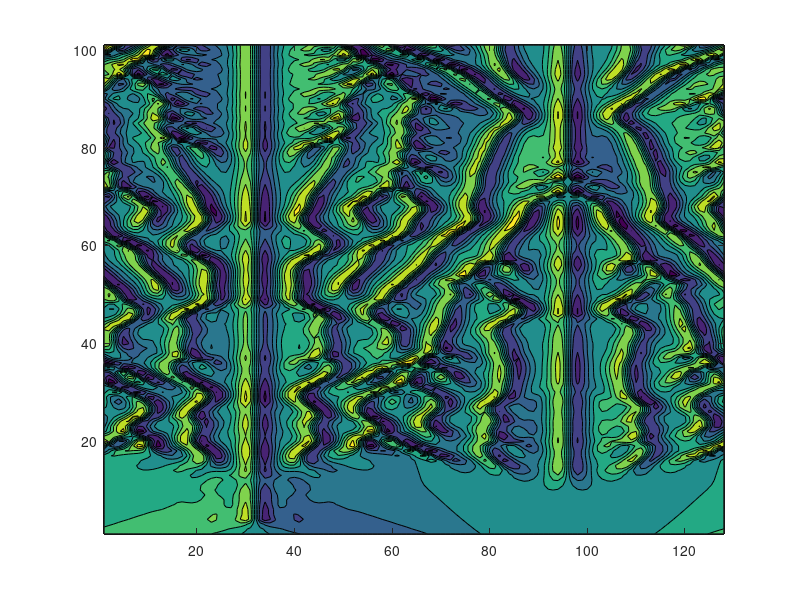

Here is the MATLAB script that generated this plot:
% Ssolution of Kuramoto-Sivashinsky equation by ETDRK4 scheme
%
% u_t = -u*u_x - u_xx - u_xxxx, periodic BCs on [0,32*pi]
% computation is based on v = fft(u), so linear term is diagonal
% compare p27.m in Trefethen, "Spectral Methods in MATLAB", SIAM 2000
% AK Kassam and LN Trefethen, July 2002
% [uu] = ETD_KassamTrefethen(M, h)
% N is the number of x-points, h is the time step length

%function [uu] = ETD_KT(N, h)


% Spatial grid and initial condition:
N = 2^7;
x = 32*pi*(1:N)'/N;
u = cos(x/16).*(1+sin(x/16));
v = fft(u);

% Precompute various ETDRK4 scalar quantities:
h = 0.01; % time step
k = [0:N/2-1 0 -N/2+1:-1]'/16; % wave numbers
L = k.^2 - k.^4; % Fourier multipliers
E = exp(h*L); E2 = exp(h*L/2);
M = 16; % no. of points for complex means
r = exp(1i*pi*((1:M)-.5)/M); % roots of unity
LR = h*L(:,ones(M,1)) + r(ones(N,1),:);
Q = h*real(mean( (exp(LR/2)-1)./LR ,2));
f1 = h*real(mean( (-4-LR+exp(LR).*(4-3*LR+LR.^2))./LR.^3 ,2));
f2 = h*real(mean( (2+LR+exp(LR).*(-2+LR))./LR.^3 ,2));
f3 = h*real(mean( (-4-3*LR-LR.^2+exp(LR).*(4-LR))./LR.^3 ,2));

% Main time-stepping loop:
uu = u; tt = 0;
tmax = 300; nmax = round(tmax/h); nplt = floor((tmax/100)/h);
g = -0.5i*k;
for n = 1:nmax
    t = n*h;
    Nv = g.*fft(real(ifft(v)).^2);
    a = E2.*v + Q.*Nv;
    Na = g.*fft(real(ifft(a)).^2);
    b = E2.*v + Q.*Na;
    Nb = g.*fft(real(ifft(b)).^2);
    c = E2.*a + Q.*(2*Nb-Nv);
    Nc = g.*fft(real(ifft(c)).^2);
    v = E.*v + Nv.*f1 + 2*(Na+Nb).*f2 + Nc.*f3;
    if mod(n,nplt)==0
        u = real(ifft(v));
        uu = [uu,u]; tt = [tt,t];
    end
end

% Plot results:
%figure()
% surf(tt,x,uu), shading interp, lighting phong, axis tight
% view([-90 90]), colormap(autumn); set(gca,'zlim',[-5 50])
% light('color',[1 1 0],'position',[-1,2,2])
% material([0.30 0.60 0.60 40.00 1.00]);
%mesh(uu')
% max(max(uu))
% min(min(uu))
contourf(uu')